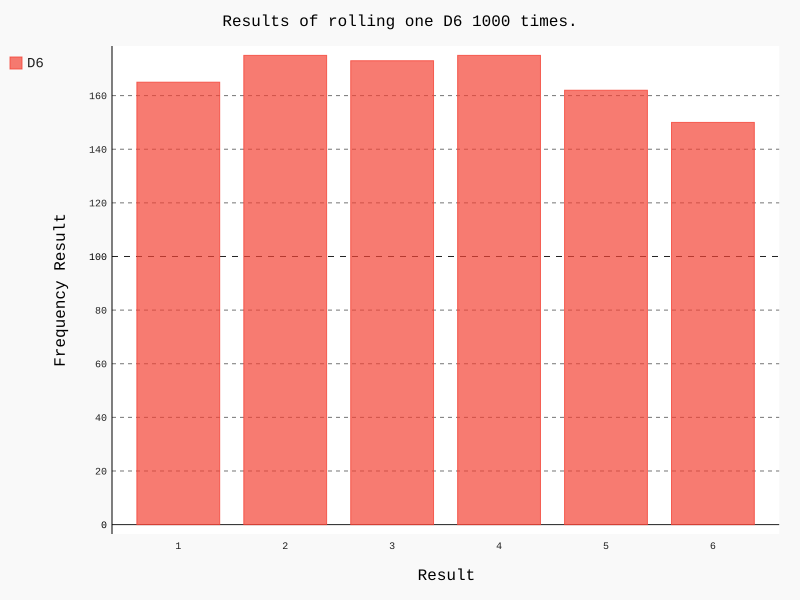

The script that drew this image:
#!/usr/bin/env python
# -*- coding:utf-8 -*-
# @Time    : 2021/5/8 4:45 下午
# @Author  : Harvey Mei <harvey.mei@msn.com>
# @FileName: die_visual.py
# @IDE     : PyCharm
# @GitHub  : https://github.com/harveymei/

from die import Die
# 绘制直方图，引入模块
import pygal


# 调用类，创建实例
die = Die()

# 定义空列表存储结果
results = []
# 定义for循环，调用roll方法输出结果并将结果存入列表
# for roll_num in range(100):
# 增加投掷次数进行分析
for roll_num in range(1000):
    result = die.roll()
    results.append(result)

# 分析
# 定义列表存储分析结果
frequencies = []

# 定义循环
for value in range(1, die.num_sides+1):  # 骰子面数+1即1-6之间
    frequency = results.count(value)  # 计数结果列表中的特定骰子数值赋值变量
    frequencies.append(frequency)  # 将计数结果一次写入分析列表

# 对结果进行可视化
hist = pygal.Bar()  # 实例化类

# http://www.pygal.org/en/stable/documentation/configuration/title.html#title
# http://www.pygal.org/en/stable/documentation/configuration/label.html#x-labels
#
hist.title = "Results of rolling one D6 1000 times."
hist.x_labels = ['1', '2', '3', '4', '5', '6']
hist.x_title = "Result"
hist.y_title = "Frequency Result"

# http://www.pygal.org/en/stable/documentation/configuration/serie.html#options
# http://www.pygal.org/en/stable/documentation/output.html#file
hist.add('D6', frequencies)
hist.render_to_file('die_visual.svg')

# print(results)
# 打印分析列表
# print(frequencies)
